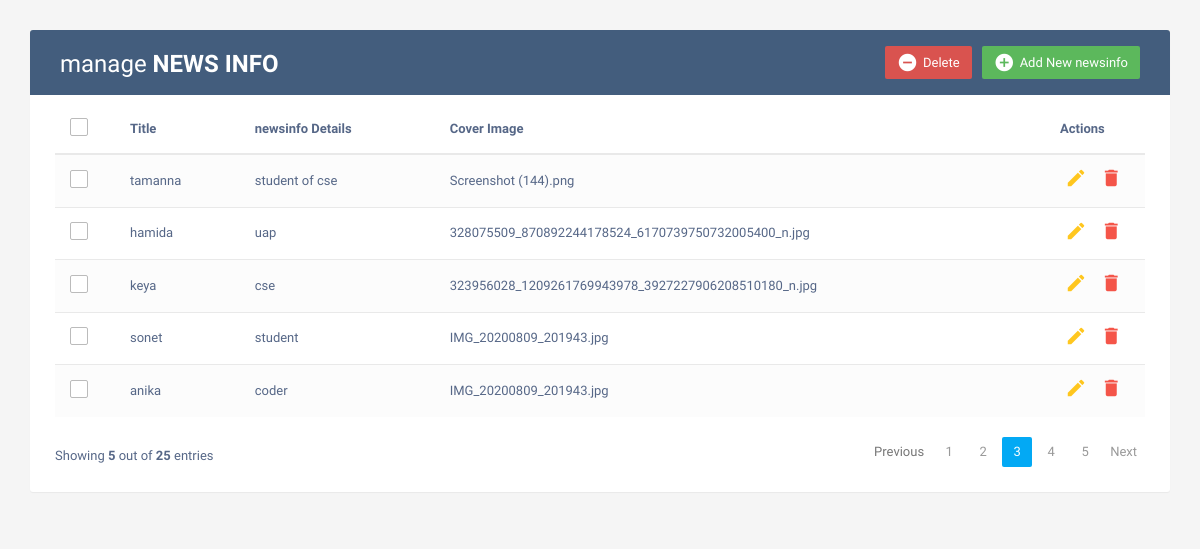
The page / on the database its author committed.
### news/models.py (models this page shows, shortened)
class newsinfo(models.Model):
    title = models.CharField(max_length=288)
    news_details = models.TextField()
    cover_image = models.ImageField(upload_to = 'images/')

### NEWSCRUD/views.py (the view)
# urls.py: path('',views.INDEX,name='home'),
def INDEX(request):
    news = newsinfo.objects.all()
    context = {
        'news':news,
    }
    return render(request,'index.html',context)

### templates/index.html (shortened to what this page needs)
<!DOCTYPE html>
<html lang="en">
<head>
<link rel="stylesheet" href="https://maxcdn.bootstrapcdn.com/font-awesome/4.7.0/css/font-awesome.min.css">
<link rel="stylesheet" href="https://maxcdn.bootstrapcdn.com/bootstrap/3.3.7/css/bootstrap.min.css">
  <body>
    <div class="container">
        <div class="table-wrapper">
            <div class="table-title">
                <div class="row">
                    <div class="col-sm-6">
						<h2>manage <b>NEWS INFO</b></h2>
					</div>
					<div class="col-sm-6">
						<a href="#addnewsinfoModal" class="btn btn-success" data-toggle="modal"><i class="material-icons">&#xE147;</i> <span>Add New newsinfo</span></a>
						<a href="#deletenewsinfoModal" class="btn btn-danger" data-toggle="modal"><i class="material-icons">&#xE15C;</i> <span>Delete</span></a>
					</div>
                </div>
            </div>
            <table class="table table-striped table-hover">
                <thead>
                    <tr>
						<th>
							<span class="custom-checkbox">
								<label for="selectAll"></label>
							</span>
						</th>
                        <th>Title</th>
                        <th>newsinfo Details</th>
						<th>Cover Image</th>
						<th>Actions</th>
                    </tr>
                </thead>
                <tbody>
					{% for i in news %}
                    <tr>
						<td>
							<span class="custom-checkbox">
								<label for="checkbox1"></label>
							</span>
						</td>
                        <td>{{i.title}}</td>
                        <td>{{i.news_details}}</td>
                        <td>{{i.cover_image}}</td>
                        <td>
                            <a href="#editnewsinfoModal-{{forloop.counter}}" class="edit" data-toggle="modal"><i class="material-icons" data-toggle="tooltip" title="Edit">&#xE254;</i></a>
                            <a href="#deletenewsinfoModal-{{forloop.counter}}" class="delete" data-toggle="modal"><i class="material-icons" data-toggle="tooltip" title="Delete">&#xE872;</i></a>
                        </td>
                    </tr>
					{% endfor %}
                </tbody>
            </table>
			<div class="clearfix">
                <div class="hint-text">Showing <b>5</b> out of <b>25</b> entries</div>
                <ul class="pagination">
                    <li class="page-item disabled"><a href="#">Previous</a></li>
                    <li class="page-item"><a href="#" class="page-link">1</a></li>
                    <li class="page-item"><a href="#" class="page-link">2</a></li>
                    <li class="page-item active"><a href="#" class="page-link">3</a></li>
                    <li class="page-item"><a href="#" class="page-link">4</a></li>
                    <li class="page-item"><a href="#" class="page-link">5</a></li>
                    <li class="page-item"><a href="#" class="page-link">Next</a></li>
                </ul>
            </div>
        </div>
    </div>
</body>
</html>

### templates/index.html (style rules this page uses)
body { color: #566787; background: #f5f5f5; font-family: 'Varela Round', sans-serif; font-size: 13px; }
.table-wrapper { background: #fff; padding: 20px 25px; margin: 30px 0; border-radius: 3px; box-shadow: 0 1px 1px rgba(0,0,0,.05); }
.table-title { padding-bottom: 15px; background: #435d7d; color: #fff; padding: 16px 30px; margin: -20px -25px 10px; border-radius: 3px 3px 0 0; }
.table-title h2 { margin: 5px 0 0; font-size: 24px; }
.table-title .btn { color: #fff; float: right; font-size: 13px; border: none; min-width: 50px; border-radius: 2px; border: none; outline: none !important; margin-left: 10px; }
.table-title .btn i { float: left; font-size: 21px; margin-right: 5px; }
.table-title .btn span { float: left; margin-top: 2px; }
table.table tr th, table.table tr td { border-color: #e9e9e9; padding: 12px 15px; vertical-align: middle; }
table.table tr th:first-child { width: 60px; }
table.table tr th:last-child { width: 100px; }
table.table-striped tbody tr:nth-of-type(odd) { background-color: #fcfcfc; }
table.table td:last-child i { opacity: 0.9; font-size: 22px; margin: 0 5px; }
table.table td a { font-weight: bold; color: #566787; display: inline-block; text-decoration: none; outline: none !important; }
table.table td a.edit { color: #FFC107; }
table.table td a.delete { color: #F44336; }
table.table td i { font-size: 19px; }
.pagination { float: right; margin: 0 0 5px; }
.pagination li a { border: none; font-size: 13px; min-width: 30px; min-height: 30px; color: #999; margin: 0 2px; line-height: 30px; border-radius: 2px !important; text-align: center; padding: 0 6px; }
.pagination li.active a, .pagination li.active a.page-link { background: #03A9F4; }
.hint-text { float: left; margin-top: 10px; font-size: 13px; }
.custom-checkbox { position: relative; }
.custom-checkbox label:before { width: 18px; height: 18px; }
.custom-checkbox label:before { content: ''; margin-right: 10px; display: inline-block; vertical-align: text-top; background: white; border: 1px solid #bbb; border-radius: 2px; box-sizing: border-box; z-index: 2; }

### rows shown on the page
newsinfo: title "tamanna", news_details "student of cse", cover_image "Screenshot (144).png"
newsinfo: title "hamida", news_details "uap", cover_image "328075509_870892244178524_6170739750732005400_n.jpg"
newsinfo: title "keya", news_details "cse", cover_image "323956028_1209261769943978_3927227906208510180_n.jpg"
newsinfo: title "sonet", news_details "student", cover_image "IMG_20200809_201943.jpg"
newsinfo: title "anika", news_details "coder", cover_image "IMG_20200809_201943.jpg"
